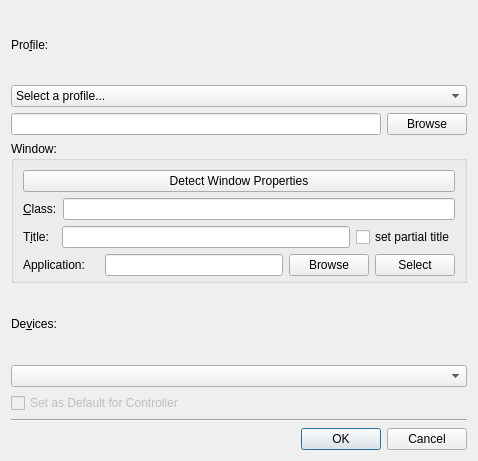
<?xml version="1.0" encoding="UTF-8"?>
<ui version="4.0">
 <class>AddEditAutoProfileDialog</class>
 <widget class="QDialog" name="AddEditAutoProfileDialog">
  <property name="geometry">
   <rect>
    <x>0</x>
    <y>0</y>
    <width>478</width>
    <height>461</height>
   </rect>
  </property>
  <property name="windowTitle">
   <string>Auto Profile Dialog</string>
  </property>
  <property name="modal">
   <bool>true</bool>
  </property>
  <layout class="QVBoxLayout" name="verticalLayout_7">
   <item>
    <layout class="QVBoxLayout" name="verticalLayout_5">
     <item>
      <widget class="QLabel" name="label">
       <property name="text">
        <string>Pro&amp;file:</string>
       </property>
       <property name="buddy">
        <cstring>profileComboBox</cstring>
       </property>
      </widget>
     </item>
     <item>
      <widget class="QComboBox" name="profileComboBox">
       <property name="toolTip">
        <string>Select a profile from the preferred profile folder or recently used profiles.</string>
       </property>
       <item>
        <property name="text">
         <string>Select a profile...</string>
        </property>
       </item>
      </widget>
     </item>
     <item>
      <layout class="QHBoxLayout" name="horizontalLayout">
       <item>
        <widget class="QLineEdit" name="profileLineEdit"/>
       </item>
       <item>
        <widget class="QPushButton" name="profileBrowsePushButton">
         <property name="text">
          <string>Browse</string>
         </property>
        </widget>
       </item>
      </layout>
     </item>
    </layout>
   </item>
   <item>
    <widget class="QGroupBox" name="groupBox">
     <property name="title">
      <string>Window:</string>
     </property>
     <property name="flat">
      <bool>false</bool>
     </property>
     <property name="checkable">
      <bool>false</bool>
     </property>
     <layout class="QVBoxLayout" name="verticalLayout_2">
      <property name="spacing">
       <number>6</number>
      </property>
      <property name="bottomMargin">
       <number>4</number>
      </property>
      <item>
       <widget class="QPushButton" name="detectWinPropsSelectWindowPushButton">
        <property name="toolTip">
         <string>Select Window. Click on the appropriate application
window and the application file path will be populated
in the form.</string>
        </property>
        <property name="text">
         <string>Detect Window Properties</string>
        </property>
       </widget>
      </item>
      <item>
       <layout class="QHBoxLayout" name="horizontalLayout_3">
        <item>
         <widget class="QLabel" name="winClassLabel">
          <property name="text">
           <string>&amp;Class:</string>
          </property>
          <property name="buddy">
           <cstring>applicationLineEdit</cstring>
          </property>
         </widget>
        </item>
        <item>
         <widget class="QLineEdit" name="winClassLineEdit"/>
        </item>
       </layout>
      </item>
      <item>
       <layout class="QHBoxLayout" name="horizontalLayout_4">
        <item>
         <widget class="QLabel" name="winNameLabel">
          <property name="text">
           <string>T&amp;itle:  </string>
          </property>
          <property name="buddy">
           <cstring>applicationLineEdit</cstring>
          </property>
         </widget>
        </item>
        <item>
         <widget class="QLineEdit" name="winNameLineEdit"/>
        </item>
        <item>
         <widget class="QCheckBox" name="setPartialCheckBox">
          <property name="text">
           <string>set partial title</string>
          </property>
         </widget>
        </item>
       </layout>
      </item>
      <item>
       <layout class="QHBoxLayout" name="horizontalLayout_2">
        <item>
         <widget class="QLabel" name="label_2">
          <property name="text">
           <string>Application:    </string>
          </property>
          <property name="buddy">
           <cstring>applicationLineEdit</cstring>
          </property>
         </widget>
        </item>
        <item>
         <widget class="QLineEdit" name="applicationLineEdit"/>
        </item>
        <item>
         <widget class="QPushButton" name="applicationPushButton">
          <property name="text">
           <string>Browse</string>
          </property>
         </widget>
        </item>
        <item>
         <widget class="QPushButton" name="selectWindowPushButton">
          <property name="toolTip">
           <string>Select Window. Click on the appropriate application
window and the application file path will be populated
in the form.</string>
          </property>
          <property name="text">
           <string>Select</string>
          </property>
         </widget>
        </item>
       </layout>
      </item>
     </layout>
    </widget>
   </item>
   <item>
    <layout class="QVBoxLayout" name="verticalLayout">
     <item>
      <widget class="QLabel" name="devicesLabel">
       <property name="text">
        <string>De&amp;vices:</string>
       </property>
       <property name="buddy">
        <cstring>devicesComboBox</cstring>
       </property>
      </widget>
     </item>
     <item>
      <widget class="QComboBox" name="devicesComboBox"/>
     </item>
     <item>
      <widget class="QCheckBox" name="asDefaultCheckBox">
       <property name="enabled">
        <bool>false</bool>
       </property>
       <property name="toolTip">
        <string>Select this profile to be the default loaded for
the specified device. The selection will be used instead
of the all default profile option.</string>
       </property>
       <property name="text">
        <string>Set as Default for Controller</string>
       </property>
      </widget>
     </item>
    </layout>
   </item>
   <item>
    <widget class="Line" name="line">
     <property name="orientation">
      <enum>Qt::Horizontal</enum>
     </property>
    </widget>
   </item>
   <item>
    <widget class="QDialogButtonBox" name="buttonBox">
     <property name="orientation">
      <enum>Qt::Horizontal</enum>
     </property>
     <property name="standardButtons">
      <set>QDialogButtonBox::Cancel|QDialogButtonBox::Ok</set>
     </property>
    </widget>
   </item>
  </layout>
 </widget>
 <resources/>
 <connections>
  <connection>
   <sender>buttonBox</sender>
   <signal>accepted()</signal>
   <receiver>AddEditAutoProfileDialog</receiver>
   <slot>accept()</slot>
   <hints>
    <hint type="sourcelabel">
     <x>254</x>
     <y>401</y>
    </hint>
    <hint type="destinationlabel">
     <x>157</x>
     <y>274</y>
    </hint>
   </hints>
  </connection>
  <connection>
   <sender>buttonBox</sender>
   <signal>rejected()</signal>
   <receiver>AddEditAutoProfileDialog</receiver>
   <slot>reject()</slot>
   <hints>
    <hint type="sourcelabel">
     <x>322</x>
     <y>401</y>
    </hint>
    <hint type="destinationlabel">
     <x>286</x>
     <y>274</y>
    </hint>
   </hints>
  </connection>
 </connections>
</ui>
